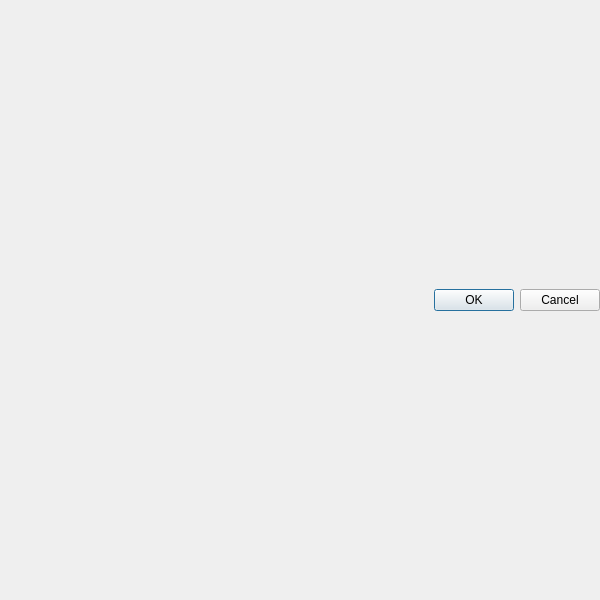
<?xml version="1.0" encoding="UTF-8"?>
<ui version="4.0">
 <class>Dialog</class>
 <widget class="QDialog" name="Dialog">
  <property name="geometry">
   <rect>
    <x>0</x>
    <y>0</y>
    <width>600</width>
    <height>600</height>
   </rect>
  </property>
  <property name="sizePolicy">
   <sizepolicy hsizetype="Preferred" vsizetype="Preferred">
    <horstretch>0</horstretch>
    <verstretch>0</verstretch>
   </sizepolicy>
  </property>
  <property name="windowTitle">
   <string>Dialog</string>
  </property>
  <layout class="QVBoxLayout" name="verticalLayout">
   <property name="sizeConstraint">
    <enum>QLayout::SetDefaultConstraint</enum>
   </property>
   <property name="margin">
    <number>0</number>
   </property>
   <item>
    <layout class="QGridLayout" name="gridLayout"/>
   </item>
   <item>
    <widget class="QDialogButtonBox" name="buttonBox">
     <property name="orientation">
      <enum>Qt::Horizontal</enum>
     </property>
     <property name="standardButtons">
      <set>QDialogButtonBox::Cancel|QDialogButtonBox::Ok</set>
     </property>
    </widget>
   </item>
  </layout>
 </widget>
 <resources/>
 <connections>
  <connection>
   <sender>buttonBox</sender>
   <signal>accepted()</signal>
   <receiver>Dialog</receiver>
   <slot>accept()</slot>
   <hints>
    <hint type="sourcelabel">
     <x>248</x>
     <y>254</y>
    </hint>
    <hint type="destinationlabel">
     <x>157</x>
     <y>274</y>
    </hint>
   </hints>
  </connection>
  <connection>
   <sender>buttonBox</sender>
   <signal>rejected()</signal>
   <receiver>Dialog</receiver>
   <slot>reject()</slot>
   <hints>
    <hint type="sourcelabel">
     <x>316</x>
     <y>260</y>
    </hint>
    <hint type="destinationlabel">
     <x>286</x>
     <y>274</y>
    </hint>
   </hints>
  </connection>
 </connections>
</ui>
